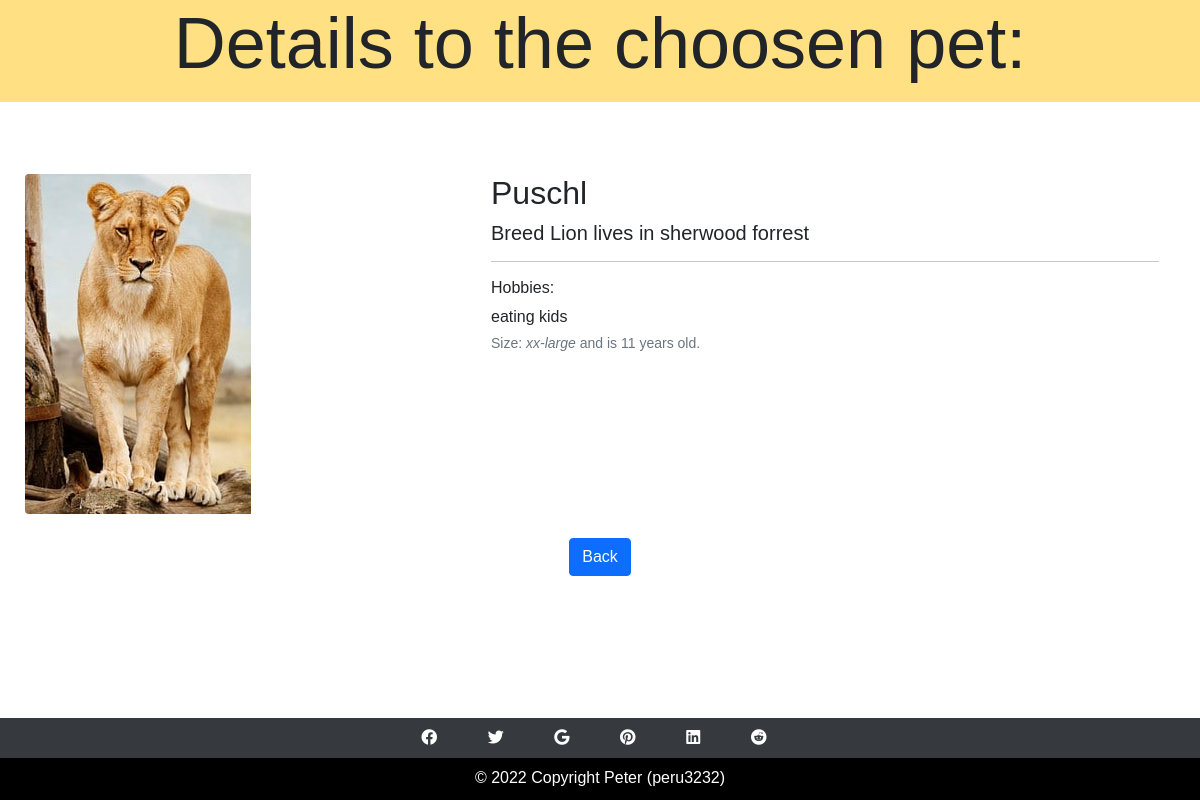
/animals/details.php?id=2, run on an earlier commit of the app's database.
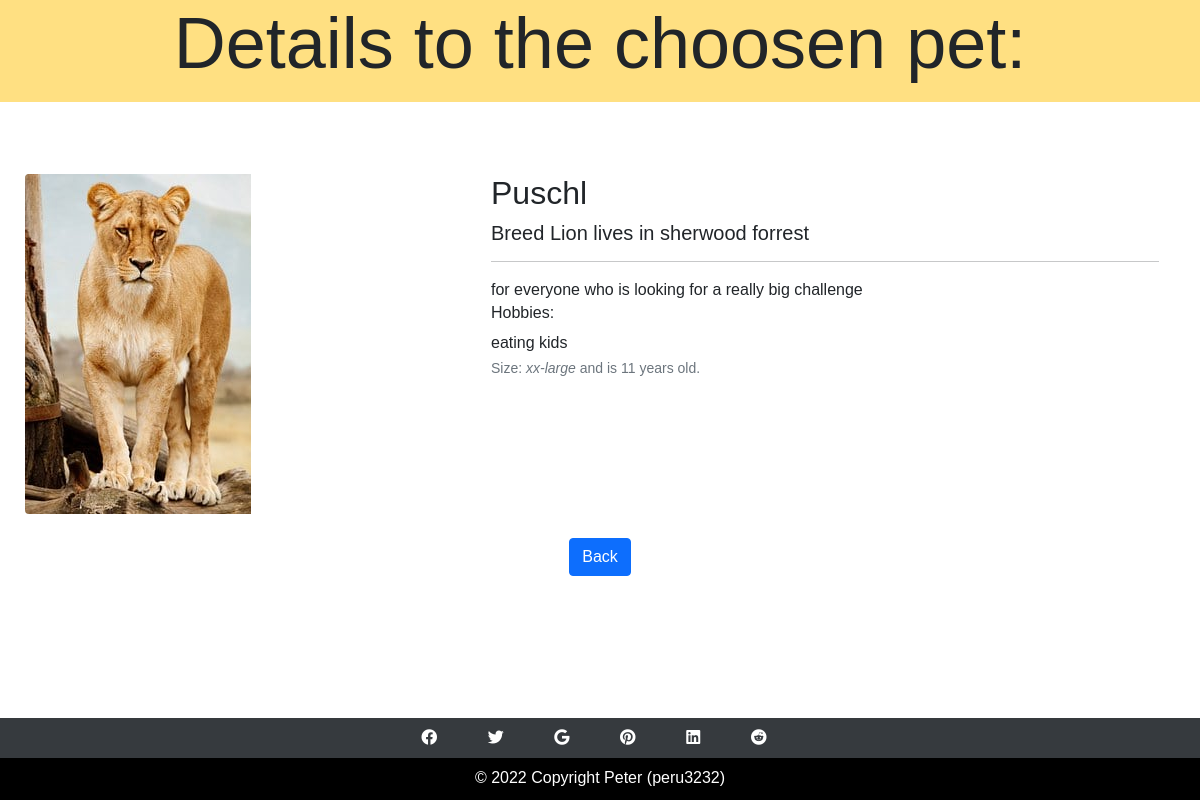
And on a later commit of the database.
### tables this page shows
CREATE TABLE `animals` (
  `id` int(11) NOT NULL,
  `breed` varchar(32) NOT NULL,
  `name` varchar(32) NOT NULL,
  `location` varchar(64) DEFAULT NULL,
  `description` varchar(256) DEFAULT NULL,
  `size` varchar(16) NOT NULL,
  `age` smallint(6) NOT NULL,
  `hobbies` varchar(128) DEFAULT NULL,
  `photo` varchar(32) NOT NULL
);

### animals/details.php (the view, shortened to what this page needs)
<?php
require_once '../components/db_usage.php';
require_once '../components/session.php';
$sql = "SELECT * FROM animals where `id` = $_GET[id]";
$result = mysqli_query($connect ,$sql);
$row = mysqli_fetch_array($result, MYSQLI_ASSOC);
$b_admin?$extraButtons="<a href='update.php?id={$row['id']}'><button class='btn btn-secondary me-3'>Edit</button></a>
            <a href='delete.php?id={$row['id']}'><button class='btn btn-danger me-3'>Delete</button></a>
":(
$b_user?$extraButtons="<a href='adoption.php?id={$row['id']}'><button class='btn btn-success px-3'>Take me home</button></a>"
:$extraButtons="");
$output =  "
<h1 class='pb-3 text-center bg-warning bg-opacity-50 display-2'>Details to the choosen pet:</h1>
<div class='row justify-content-center pt-5'>
  <div class='row justify-content-center content-container'>
      <div class='row justify-content-around g-0'>
        <div class='col-sm-4'>
          <img src='../images/{$row['photo']}' class='img-fluid rounded-start my-3' alt='{$row['name']}'>
        </div>
        <div class='col-sm-7'>
          <div class='card-body'>
            <h2 class='card-title'>{$row['name']}</h2>
            <h5 class='card-title'>Breed {$row['breed']} lives in {$row['location']}</h5><hr>
            <p class='card-text'>{$row['description']}</p>
            <h6> Hobbies: </h6>
            <p class='card-text'>{$row['hobbies']}</p>
            <p class='card-text'><small class='text-muted'>Size: <i>{$row['size']}</i> and is {$row['age']} years old. </small></p>
        </div>
      </div>
    </div>
</div>
        <div class='py-2 text-center'>
            <a href='../home.php'><button class='btn btn-primary mx-3'>Back</button></a>
            $extraButtons
        </div>
";
?>
<!DOCTYPE html>
<html lang="en">
<head>
    <?php require_once '../components/styles.php'?>
</head>
<body>
<?= $output ?>
<div class="p-5"> </div>
</body>
</html>

### components/styles.php (shortened to what this page needs)
<link href="https://cdn.jsdelivr.net/npm/bootstrap@5.1.3/dist/css/bootstrap.min.css" rel="stylesheet">
<link rel="stylesheet" href="https://pro.fontawesome.com/releases/v5.15.0/css/all.css">
<link rel="stylesheet" href="styles/main.css">
<link rel="stylesheet" href="../styles/main.css">
<link rel="stylesheet" href="../../styles/main.css">

### styles/main.css (style rules this page uses)
body { font-family: Arial, Helvetica, sans-serif; min-width: 350px; }
a { color: white !important; text-decoration: none !important; }
p { margin-bottom: 0.1em; }
footer { height: 80px; }

What changed in the data, as far as the page shows it:
changed animals "Puschl": description (not shown) → "for everyone who is looking for a really big challenge"
